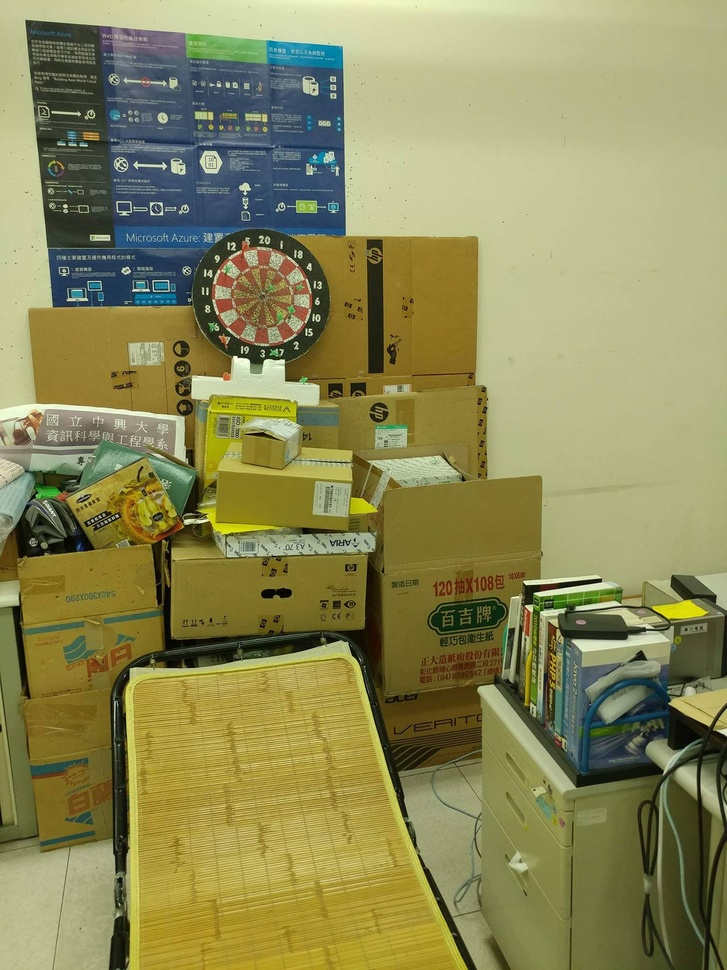
//> input picture hw2_Edge_Sharpen/2.jpg, 727 x 970 px, shrunk from 1536 x 2048 before the run
$ ./hw2   (built with g++ and OpenCV 4)
//> lines starting //> are read from the running program, lines starting //| are printed output that depends on the picture
#include <opencv2/opencv.hpp>
#include <iostream>

using namespace cv;
using namespace std;


int main()
{
    IplImage* img = cvLoadImage("2.jpg",CV_LOAD_IMAGE_COLOR);
//> img is the input picture: 970 rows x 727 cols, CV_8UC3; mean B, G, R 88.2, 137.6, 139.8
    int height=cvGetDimSize(img,0);//讀取矩陣高度
//> height = 970
    int width=cvGetDimSize(img,1);//讀取矩陣寬度
//> width = 727


	//Laplacian  mask
	int mask_Laplacian[3][3] = { { -1,-1,-1 },{ -1,8,-1 },{ -1,-1,-1 } };

    //將laplacian mask ﹢原始圖
	int mask_Laplacian_img[3][3] = { { -1,-1,-1 },{ -1,9,-1 },{ -1,-1,-1 } };

	//Sobel mask , 兩個 mask 對 x,y 方向分別做 sobel 邊緣偵測 處理
	int mask_sobel_x[3][3] = { { -1,-2,-1 },{ 0 ,0 ,0 },{ 1 ,2 ,1 } };
	int mask_sobel_y[3][3] = { { -1, 0, 1 },{-2 ,0 ,2 },{ -1,0 ,1 } };

	//Unsharp mask
	float mask_Unsharp[3][3] = { {(float)1/9,(float)1/9,(float)1/9},{(float)1/9,(float)1/9,(float)1/9},{(float)1/9,(float)1/9,(float)1/9}};

	//每個pixel的值
	int img_pix, img_pix2;

    //存放RGB三通道的值
    int RGB[3];


    //做出一個Laplacian_Mask
    IplImage *img_Laplacian;
    CvSize img_Laplacian_size = cvSize(width, height);  //得到原圖SIZE
//> img_Laplacian_size = Size(727, 970)
    img_Laplacian = cvCreateImage(img_Laplacian_size, IPL_DEPTH_8U,3);//創造img_Laplacian
//> img_Laplacian: 970 rows x 727 cols, CV_8UC3; every value is 0

    for(int y=1; y<height-1; y++)
    {
        for(int x=1; x<width-1; x++)
        {
            for(int i=0; i<3; i++)
            {
				//原圖*Laplacian_Mask
                img_pix =
						  cvGet2D(img,y,x-1).val[i]   * mask_Laplacian[0][1]
						+ cvGet2D(img,y-1,x-1).val[i] * mask_Laplacian[0][0]
						+ cvGet2D(img,y+1,x-1).val[i] * mask_Laplacian[0][2]
						+ cvGet2D(img,y,x).val[i]     * mask_Laplacian[1][1]
						+ cvGet2D(img,y-1,x).val[i]   * mask_Laplacian[1][0]
						+ cvGet2D(img,y,x+1).val[i]   * mask_Laplacian[1][2]
						+ cvGet2D(img,y+1,x).val[i]   * mask_Laplacian[2][1]
						+ cvGet2D(img,y+1,x-1).val[i] * mask_Laplacian[2][0]
						+ cvGet2D(img,y+1,x+1).val[i] * mask_Laplacian[2][2];
                RGB[i] = img_pix;
            }
			    // BGR 順序相反
            cvSet2D(img_Laplacian,y,x,CV_RGB(RGB[2],RGB[1],RGB[0]));
        }
    }
//> this loop made 968 passes
//> img_pix on passes 1 to 3: 0, 0, 0
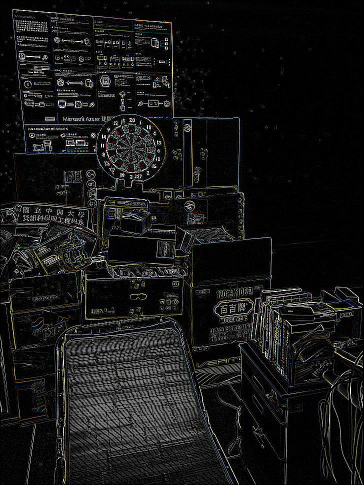
//> img_Laplacian: 970 rows x 727 cols, CV_8UC3 (shown at 1/2 size); mean B, G, R 22.7, 22.7, 22.7
//> after the loop, img_pix = 43; RGB = [23, 49, 43]

    cvSaveImage("Laplacian_Mask.jpg", img_Laplacian);

    //原始影像+Laplacian_Mask
    IplImage *img_Laplacian_ori;
    CvSize img_Laplacian_ori_size = cvSize(width, height);  //給影像SIZE
//> img_Laplacian_ori_size = Size(727, 970)
    img_Laplacian_ori = cvCreateImage(img_Laplacian_ori_size, IPL_DEPTH_8U,3);//創造img_Laplacian

     for(int y=1; y<height-1; y++)
    {
        for(int x=1; x<width-1; x++)
        {
            for(int i=0; i<3; i++)
            {
				//原圖*Laplacian_Mask_img
                img_pix =
						  cvGet2D(img,y,x-1).val[i]   * mask_Laplacian_img[0][1]
						+ cvGet2D(img,y-1,x-1).val[i] * mask_Laplacian_img[0][0]
						+ cvGet2D(img,y+1,x-1).val[i] * mask_Laplacian_img[0][2]
						+ cvGet2D(img,y,x).val[i]     * mask_Laplacian_img[1][1]
						+ cvGet2D(img,y-1,x).val[i]   * mask_Laplacian_img[1][0]
						+ cvGet2D(img,y,x+1).val[i]   * mask_Laplacian_img[1][2]
						+ cvGet2D(img,y+1,x).val[i]   * mask_Laplacian_img[2][1]
						+ cvGet2D(img,y+1,x-1).val[i] * mask_Laplacian_img[2][0]
						+ cvGet2D(img,y+1,x+1).val[i] * mask_Laplacian_img[2][2];
                RGB[i] = img_pix;
            }
            // BGR順序相反
            cvSet2D(img_Laplacian_ori,y,x,CV_RGB(RGB[2],RGB[1],RGB[0]));
        }
    }
//> this loop made 968 passes
//> img_pix on passes 1 to 3: 176, 176, 176
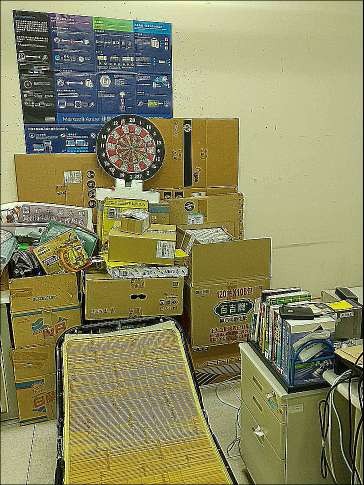
//> img_Laplacian_ori: 970 rows x 727 cols, CV_8UC3 (shown at 1/2 size); mean B, G, R 96.2, 137.3, 139
//> after the loop, img_pix = 146; RGB = [76, 155, 146]
    cvSaveImage("Laplacian_Mask_img.jpg", img_Laplacian_ori);


    //sobel
    IplImage *img_sobel;
    CvSize img_sobelsize = cvSize(width, height); //給影像SIZE
//> img_sobelsize = Size(727, 970)
    img_sobel = cvCreateImage(img_sobelsize, IPL_DEPTH_8U,3);//創造img_sobel
	//存放img_pix + img_pix2
	int sum_pix;
    for(int y=1; y<height-1; y++)
    {
        for(int x=1; x<width-1; x++)
        {
            for(int i=0; i<3; i++)
            {

				//對x方向做sobel
                img_pix = cvGet2D(img,y-1,x-1).val[i] * mask_sobel_x[0][0]
				+ cvGet2D(img,y-1,x).val[i] 		  * mask_sobel_x[0][1]
				+ cvGet2D(img,y-1,x+1).val[i] 		  * mask_sobel_x[0][2]
                + cvGet2D(img,y,x-1).val[i]           * mask_sobel_x[1][0]
				+ cvGet2D(img,y,x).val[i]             * mask_sobel_x[1][1]
				+ cvGet2D(img,y,x+1).val[i] 		  * mask_sobel_x[1][2]
                + cvGet2D(img,y+1,x-1).val[i] 		  * mask_sobel_x[2][0]
				+ cvGet2D(img,y+1,x).val[i] 		  * mask_sobel_x[2][1]
				+ cvGet2D(img,y+1,x+1).val[i]		  * mask_sobel_x[2][2];


				//對y方向做sobel
                img_pix2 = cvGet2D(img,y-1,x-1).val[i] * mask_sobel_y[0][0]
				+ cvGet2D(img,y-1,x).val[i]    		   * mask_sobel_y[0][1]
				+ cvGet2D(img,y-1,x+1).val[i]		   * mask_sobel_y[0][2]
                + cvGet2D(img,y,x-1).val[i]			   * mask_sobel_y[1][0]
				+ cvGet2D(img,y,x).val[i] 			   * mask_sobel_y[1][1]
				+ cvGet2D(img,y,x+1).val[i] 		   * mask_sobel_y[1][2]
                + cvGet2D(img,y+1,x-1).val[i] 		   * mask_sobel_y[2][0]
				+ cvGet2D(img,y+1,x).val[i] 		   * mask_sobel_y[2][1]
				+ cvGet2D(img,y+1,x+1).val[i] 		   * mask_sobel_y[2][2];

				//絕對值 相加
                sum_pix = abs(img_pix) + abs(img_pix2);

				//若超過255以255計
				RGB[i]=sum_pix;
				if (sum_pix>255)
					RGB[i] = 255;

            }
            cvSet2D(img_sobel,y,x,CV_RGB(RGB[2],RGB[1],RGB[0]));
        }
    }
//> this loop made 968 passes
//> (img_pix, img_pix2, sum_pix) on passes 1 to 3: (0, 0, 0), (0, 0, 0), (0, 0, 0)
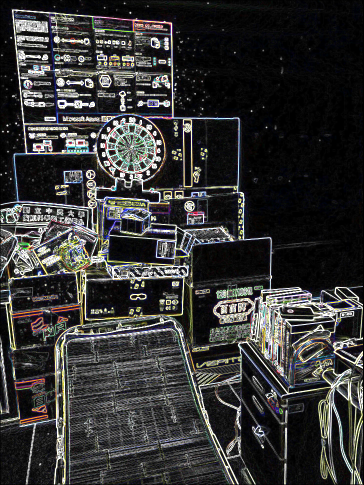
//> img_sobel: 970 rows x 727 cols, CV_8UC3 (shown at 1/2 size); mean B, G, R 53.2, 53.7, 54
//> after the loop, img_pix = -37; img_pix2 = 39; sum_pix = 76; RGB = [56, 78, 76]
    cvSaveImage("Sobel.jpg", img_sobel);


    //sobel + 模糊處理
    IplImage *img_sobel_Unsharp;
    CvSize img_sobel_Unsharp_size = cvSize(width, height);  //給影像SIZE
//> img_sobel_Unsharp_size = Size(727, 970)
    img_sobel_Unsharp = cvCreateImage(img_sobel_Unsharp_size, IPL_DEPTH_8U,3);//創造img_sobel_Unsharp

    for(int y=1; y<height-1; y++)
    {
        for(int x=1; x<width-1; x++)
        {
            for(int i=0; i<3; i++)
            {
				//這邊的點來源自前面的sobel
                img_pix = cvGet2D(img_sobel,y-1,x-1).val[i] 	* mask_Unsharp[0][0]
				+ cvGet2D(img_sobel,y-1,x).val[i] 			    * mask_Unsharp[0][1]
				+ cvGet2D(img_sobel,y-1,x+1).val[i] 			* mask_Unsharp[0][2]
                + cvGet2D(img_sobel,y,x-1).val[i] 				* mask_Unsharp[1][0]
				+ cvGet2D(img_sobel,y,x).val[i] 				* mask_Unsharp[1][1]
				+ cvGet2D(img_sobel,y,x+1).val[i] 				* mask_Unsharp[1][2]
                + cvGet2D(img_sobel,y+1,x-1).val[i] 			* mask_Unsharp[2][0]
				+ cvGet2D(img_sobel,y+1,x).val[i] 				* mask_Unsharp[2][1]
				+ cvGet2D(img_sobel,y+1,x+1).val[i] 			* mask_Unsharp[2][2];

                RGB[i] = img_pix;
            }
            cvSet2D(img_sobel_Unsharp,y,x,CV_RGB(RGB[2],RGB[1],RGB[0]));
        }
    }
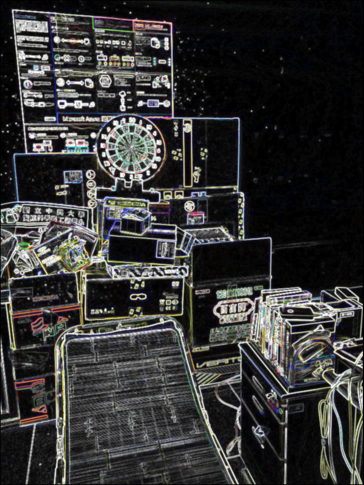
//> img_sobel_Unsharp: 970 rows x 727 cols, CV_8UC3 (shown at 1/2 size); mean B, G, R 52.7, 53.2, 53.5
//> after the loop, img_pix = 58; RGB = [46, 60, 58]
    cvSaveImage("Sobel_Unsharp.jpg", img_sobel_Unsharp);


    //(sobel+模糊+正規化)*img_Laplacian

	//正規化 先找出最大值的點 放至 find_RGB_max

	 float find_RGB_max[3] = {0} ;

    for(int y=0; y<height; y++)
    {
        for(int x=0; x<width; x++)
        {
            for(int i=0; i<3; i++)
            {
                if(cvGet2D(img_sobel_Unsharp,y,x).val[i] > find_RGB_max[i])
                    find_RGB_max[i] = cvGet2D(img_sobel_Unsharp,y,x).val[i];
            }
        }
    }
//> after the loop, find_RGB_max = [255, 255, 255]

    IplImage *img_sobel_Laplacian_normal;
    CvSize img_sobel_Laplacian_normal_size = cvSize(width, height);  //給影像SIZE
//> img_sobel_Laplacian_normal_size = Size(727, 970)
    img_sobel_Laplacian_normal = cvCreateImage(img_sobel_Laplacian_normal_size, IPL_DEPTH_8U,3);//創造img_sobel_Laplacian

	float temp;

    for(int y=0; y<height-1; y++)
    {
        for(int x=0; x<width-1; x++)
        {
            for(int i=0; i<3; i++)
            {
				//讀Laplacian
                temp = cvGet2D(img_Laplacian,y,x).val[i];
				//正規化 結果會介於0~1
                temp = temp * (float(cvGet2D(img_sobel_Unsharp,y,x).val[i]/ find_RGB_max[i]));

				RGB[i] = temp;
            }
            cvSet2D(img_sobel_Laplacian_normal,y,x,CV_RGB(RGB[2],RGB[1],RGB[0]));
        }
    }
//> this loop made 969 passes
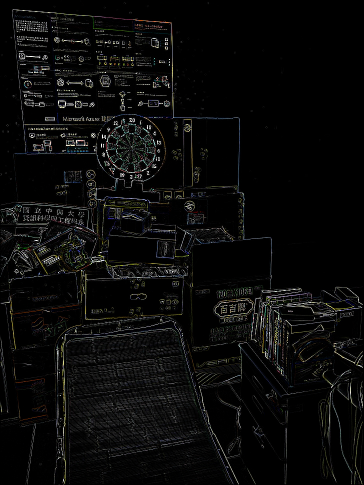
//> img_sobel_Laplacian_normal: 970 rows x 727 cols, CV_8UC3 (shown at 1/2 size); mean B, G, R 10.1, 10.5, 10.5
//> after the loop, temp = 9.78; RGB = [4, 11, 9]
    cvSaveImage("img_sobel_Laplacian_normal*Laplacian.jpg", img_sobel_Laplacian_normal);

	int final_pix;

	//最後加上原圖
	IplImage *img_final_output;
    CvSize img_final_output_size = cvSize(width, height);  //給影像SIZE
//> img_final_output_size = Size(727, 970)
    img_final_output = cvCreateImage(img_final_output_size, IPL_DEPTH_8U,3);//創造img_sobel_Laplacian
    for(int y=0; y<height; y++)
    {
        for(int x=0; x<width; x++)
        {
            for(int i=0; i<3; i++)            {

                img_pix = cvGet2D(img_sobel_Laplacian_normal,y,x).val[i];
				//原圖的pixel
                img_pix2 = cvGet2D(img,y,x).val[i];
				//原圖+正規化= 最終輸出
                final_pix = img_pix + img_pix2;

				//若超過255以255計
                RGB[i] = final_pix;
				if (final_pix>255)
					RGB[i] = 255;
            }
            cvSet2D(img_final_output,y,x,CV_RGB(RGB[2],RGB[1],RGB[0]));
        }
    }
//> this loop made 970 passes
//> (img_pix2, final_pix) on passes 1 to 3: (176, 176), (176, 176), (176, 176)
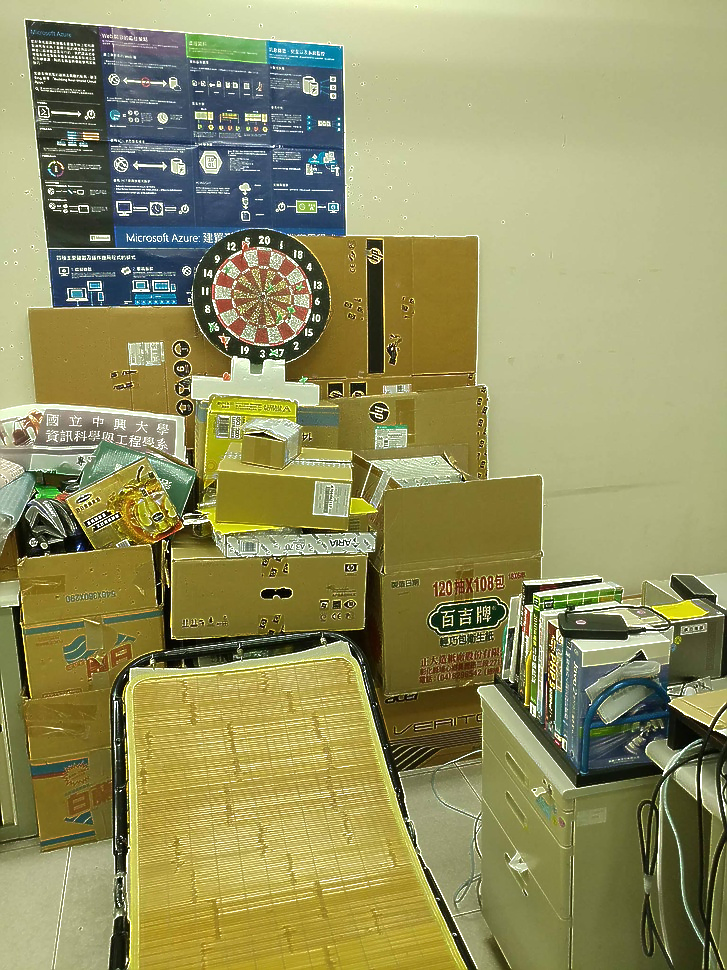
//> img_final_output: 970 rows x 727 cols, CV_8UC3; mean B, G, R 96.6, 145.5, 147.6
//> after the loop, img_pix = 0; img_pix2 = 105; final_pix = 105; RGB = [57, 107, 105]
    cvSaveImage("final_output.jpg", img_final_output);
    waitKey(0);
    return 0;
}

$ run again, with hw2_Edge_Sharpen/Sobel.jpg copied over hw2_Edge_Sharpen/2.jpg
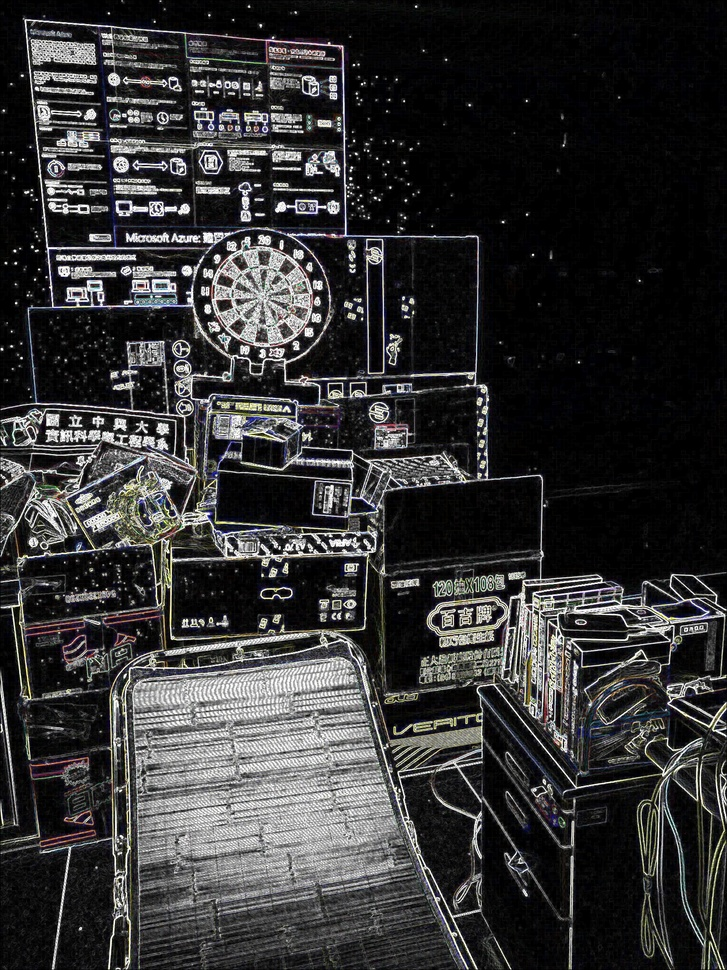
//> input picture hw2_Edge_Sharpen/Sobel.jpg, 727 x 970 px, shrunk from 1536 x 2048 before the run
//> img is the input picture: 970 rows x 727 cols, CV_8UC3; mean B, G, R 51.4, 51, 51.3
//> height = 970
//> width = 727
//> img_Laplacian_size = Size(727, 970)
//> the loop `for(int y=1; y<height-1; y++)` made 968 passes
//> img_pix on passes 1 to 3: -1, -1, -1
//> after the loop `for(int y=1; y<height-1; y++)`: img_pix = -222; RGB = [-212, -226, -222]
//> img_Laplacian_ori_size = Size(727, 970)
//> after the loop `for(int y=1; y<height-1; y++)`: img_pix = -179; RGB = [-176, -182, -179]
//> img_sobelsize = Size(727, 970)
//> the loop `for(int y=1; y<height-1; y++)` made 968 passes
//> (img_pix, img_pix2, sum_pix) on passes 1 to 3: (0, -2, 2), (-1, -1, 2), (1, 1, 2)
//> after the loop `for(int y=1; y<height-1; y++)`: img_pix = 9; img_pix2 = -413; sum_pix = 422; RGB = [255, 255, 255]
//> img_sobel_Unsharp_size = Size(727, 970)
//> the loop `for(int y=1; y<height-1; y++)` made 968 passes
//> img_pix on passes 1 to 3: 3, 5, 6
//> after the loop `for(int y=1; y<height-1; y++)`:
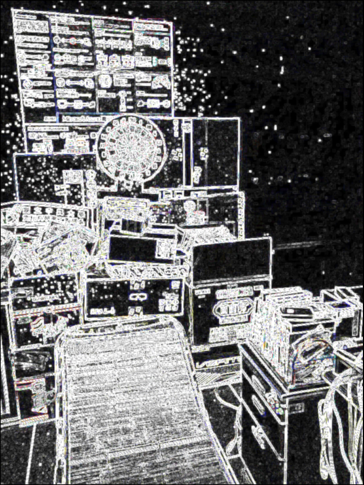
//> img_sobel_Unsharp: 970 rows x 727 cols, CV_8UC3 (shown at 1/2 size); mean B, G, R 110.7, 110.1, 110.2
//> after the loop `for(int y=1; y<height-1; y++)`: img_pix = 113; RGB = [111, 113, 113]
//> after the loop `for(int y=0; y<height; y++)`: find_RGB_max = [255, 255, 255]
//> img_sobel_Laplacian_normal_size = Size(727, 970)
//> the loop `for(int y=0; y<height-1; y++)` made 969 passes
//> temp on passes 1 to 3: 0, 0, 0
//> after the loop `for(int y=0; y<height-1; y++)`: temp = 0; RGB = [0, 0, 0]
//> img_final_output_size = Size(727, 970)
//> the loop `for(int y=0; y<height; y++)` made 970 passes
//> (img_pix2, final_pix) on passes 1 to 3: (0, 0), (0, 0), (0, 0)
//> after the loop `for(int y=0; y<height; y++)`:
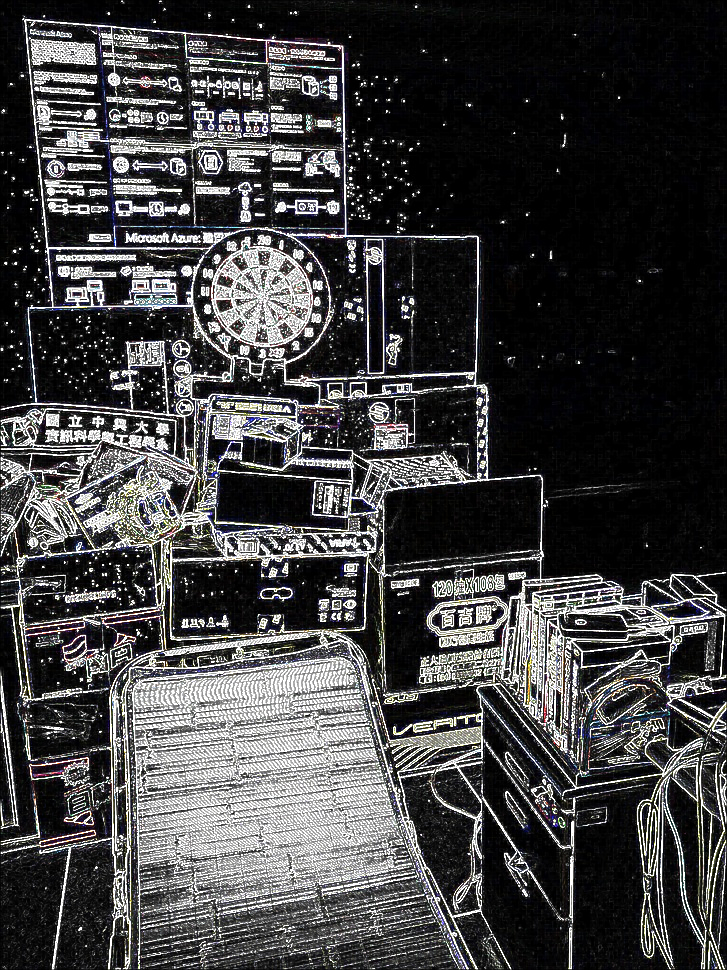
//> img_final_output: 970 rows x 727 cols, CV_8UC3; mean B, G, R 65.8, 65, 65.3
//> after the loop `for(int y=0; y<height; y++)`: img_pix = 0; img_pix2 = 18; RGB = [22, 17, 18]
